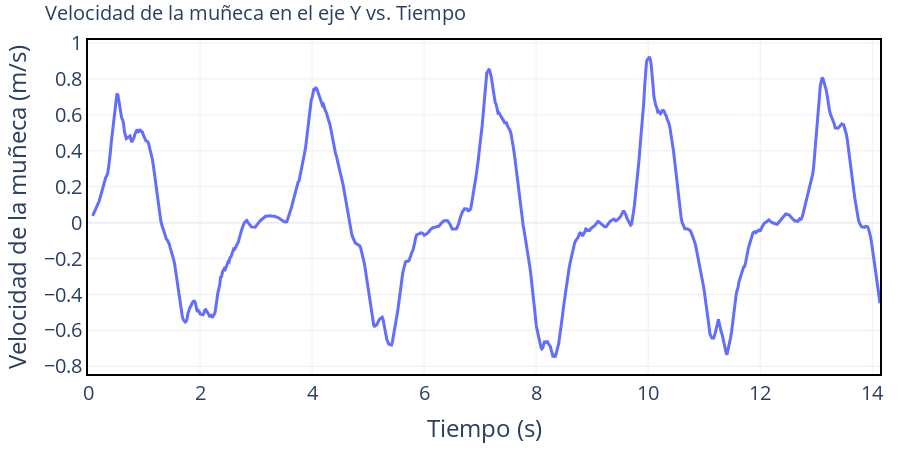

Here is the notebook cell this chart was saved with:
### Code cell
show_with_estetica(df['time'], df['vy_wrist'], x_name = 'Tiempo (s)', y_name = 'Velocidad de la muñeca (m/s)', title = 'Velocidad de la muñeca en el eje Y vs. Tiempo')

### Figure 1 — Plotly figure (JSON) as saved in the notebook; plotly's stock layout.template omitted (floating-point values rounded to 4 significant figures; data arrays with more than 128 entries replaced by an {"elided": "..."} marker saying what was removed)
{"data": [{"line": {"width": 3}, "mode": "lines", "type": "scatter", "x": {"elided": "849 float values"}, "y": {"elided": "849 float values"}}], "layout": {"autosize": false, "font": {"size": 20}, "height": 450, "legend": {"bgcolor": "rgba(255,255,255,0.8)", "font": {"size": 18}, "orientation": "v", "x": 1, "xanchor": "right", "y": 0.99, "yanchor": "top"}, "margin": {"b": 20, "l": 20, "r": 20, "t": 40}, "plot_bgcolor": "white", "title": {"font": {"size": 20}, "text": "Velocidad de la muñeca en el eje Y vs. Tiempo"}, "width": 900, "xaxis": {"linecolor": "black", "linewidth": 2, "mirror": true, "showgrid": true, "showline": true, "title": {"text": "Tiempo (s)"}}, "yaxis": {"linecolor": "black", "linewidth": 2, "mirror": true, "showgrid": true, "showline": true, "title": {"text": "Velocidad de la muñeca (m/s)"}}}}
